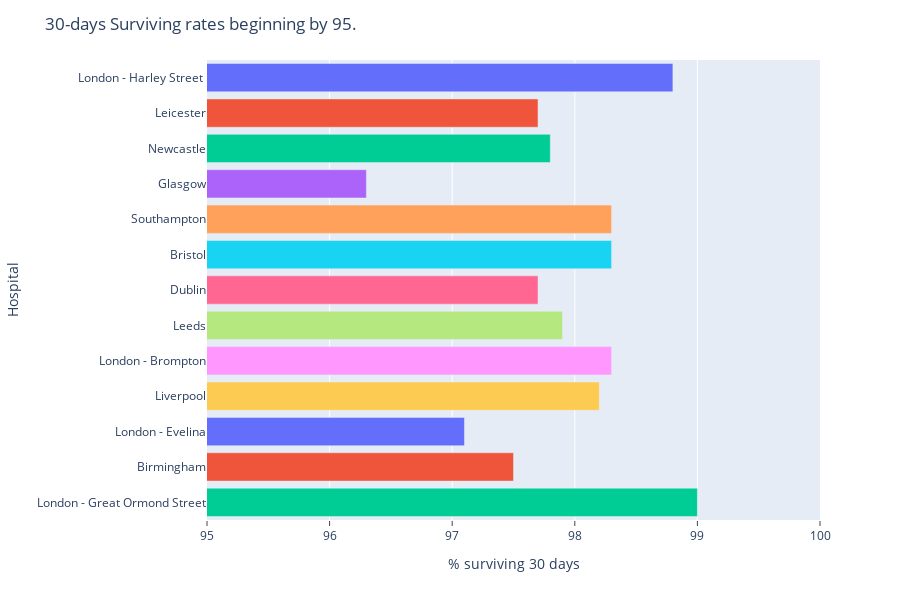

The notebook cell saved with this chart:
### Code cell
fig = px.bar(
    df,
    y="Hospital", 
    x="ThirtyDaySurvival", 
    color="Hospital", 
    orientation="h", 
    height=600
)

fig.update_layout(
    showlegend=False,
    xaxis_title="% surviving 30 days",
    title="30-days Surviving rates beginning by 95.",
    xaxis= dict(
        tickmode="linear",
        tick0=95,
        dtick=1,
    )
)

fig.update_xaxes(range=(95, 100), ticks="outside")

fig

### Figure 1 — Plotly figure (JSON) as saved in the notebook; plotly's stock layout.template omitted (floating-point values rounded to 4 significant figures)
{"data": [{"alignmentgroup": "True", "hoverlabel": {"namelength": 0}, "hovertemplate": "Hospital=%{y}<br>ThirtyDaySurvival=%{x}", "legendgroup": "London - Harley Street ", "marker": {"color": "#636efa"}, "name": "London - Harley Street ", "offsetgroup": "London - Harley Street ", "orientation": "h", "showlegend": true, "textposition": "auto", "type": "bar", "x": [98.8], "xaxis": "x", "y": ["London - Harley Street "], "yaxis": "y"}, {"alignmentgroup": "True", "hoverlabel": {"namelength": 0}, "hovertemplate": "Hospital=%{y}<br>ThirtyDaySurvival=%{x}", "legendgroup": "Leicester", "marker": {"color": "#EF553B"}, "name": "Leicester", "offsetgroup": "Leicester", "orientation": "h", "showlegend": true, "textposition": "auto", "type": "bar", "x": [97.7], "xaxis": "x", "y": ["Leicester"], "yaxis": "y"}, {"alignmentgroup": "True", "hoverlabel": {"namelength": 0}, "hovertemplate": "Hospital=%{y}<br>ThirtyDaySurvival=%{x}", "legendgroup": "Newcastle", "marker": {"color": "#00cc96"}, "name": "Newcastle", "offsetgroup": "Newcastle", "orientation": "h", "showlegend": true, "textposition": "auto", "type": "bar", "x": [97.8], "xaxis": "x", "y": ["Newcastle"], "yaxis": "y"}, {"alignmentgroup": "True", "hoverlabel": {"namelength": 0}, "hovertemplate": "Hospital=%{y}<br>ThirtyDaySurvival=%{x}", "legendgroup": "Glasgow", "marker": {"color": "#ab63fa"}, "name": "Glasgow", "offsetgroup": "Glasgow", "orientation": "h", "showlegend": true, "textposition": "auto", "type": "bar", "x": [96.3], "xaxis": "x", "y": ["Glasgow"], "yaxis": "y"}, {"alignmentgroup": "True", "hoverlabel": {"namelength": 0}, "hovertemplate": "Hospital=%{y}<br>ThirtyDaySurvival=%{x}", "legendgroup": "Southampton", "marker": {"color": "#FFA15A"}, "name": "Southampton", "offsetgroup": "Southampton", "orientation": "h", "showlegend": true, "textposition": "auto", "type": "bar", "x": [98.3], "xaxis": "x", "y": ["Southampton"], "yaxis": "y"}, {"alignmentgroup": "True", "hoverlabel": {"namelength": 0}, "hovertemplate": "Hospital=%{y}<br>ThirtyDaySurvival=%{x}", "legendgroup": "Bristol", "marker": {"color": "#19d3f3"}, "name": "Bristol", "offsetgroup": "Bristol", "orientation": "h", "showlegend": true, "textposition": "auto", "type": "bar", "x": [98.3], "xaxis": "x", "y": ["Bristol"], "yaxis": "y"}, {"alignmentgroup": "True", "hoverlabel": {"namelength": 0}, "hovertemplate": "Hospital=%{y}<br>ThirtyDaySurvival=%{x}", "legendgroup": "Dublin", "marker": {"color": "#FF6692"}, "name": "Dublin", "offsetgroup": "Dublin", "orientation": "h", "showlegend": true, "textposition": "auto", "type": "bar", "x": [97.7], "xaxis": "x", "y": ["Dublin"], "yaxis": "y"}, {"alignmentgroup": "True", "hoverlabel": {"namelength": 0}, "hovertemplate": "Hospital=%{y}<br>ThirtyDaySurvival=%{x}", "legendgroup": "Leeds", "marker": {"color": "#B6E880"}, "name": "Leeds", "offsetgroup": "Leeds", "orientation": "h", "showlegend": true, "textposition": "auto", "type": "bar", "x": [97.9], "xaxis": "x", "y": ["Leeds"], "yaxis": "y"}, {"alignmentgroup": "True", "hoverlabel": {"namelength": 0}, "hovertemplate": "Hospital=%{y}<br>ThirtyDaySurvival=%{x}", "legendgroup": "London - Brompton", "marker": {"color": "#FF97FF"}, "name": "London - Brompton", "offsetgroup": "London - Brompton", "orientation": "h", "showlegend": true, "textposition": "auto", "type": "bar", "x": [98.3], "xaxis": "x", "y": ["London - Brompton"], "yaxis": "y"}, {"alignmentgroup": "True", "hoverlabel": {"namelength": 0}, "hovertemplate": "Hospital=%{y}<br>ThirtyDaySurvival=%{x}", "legendgroup": "Liverpool", "marker": {"color": "#FECB52"}, "name": "Liverpool", "offsetgroup": "Liverpool", "orientation": "h", "showlegend": true, "textposition": "auto", "type": "bar", "x": [98.2], "xaxis": "x", "y": ["Liverpool"], "yaxis": "y"}, {"alignmentgroup": "True", "hoverlabel": {"namelength": 0}, "hovertemplate": "Hospital=%{y}<br>ThirtyDaySurvival=%{x}", "legendgroup": "London - Evelina", "marker": {"color": "#636efa"}, "name": "London - Evelina", "offsetgroup": "London - Evelina", "orientation": "h", "showlegend": true, "textposition": "auto", "type": "bar", "x": [97.1], "xaxis": "x", "y": ["London - Evelina"], "yaxis": "y"}, {"alignmentgroup": "True", "hoverlabel": {"namelength": 0}, "hovertemplate": "Hospital=%{y}<br>ThirtyDaySurvival=%{x}", "legendgroup": "Birmingham", "marker": {"color": "#EF553B"}, "name": "Birmingham", "offsetgroup": "Birmingham", "orientation": "h", "showlegend": true, "textposition": "auto", "type": "bar", "x": [97.5], "xaxis": "x", "y": ["Birmingham"], "yaxis": "y"}, {"alignmentgroup": "True", "hoverlabel": {"namelength": 0}, "hovertemplate": "Hospital=%{y}<br>ThirtyDaySurvival=%{x}", "legendgroup": "London - Great Ormond Street", "marker": {"color": "#00cc96"}, "name": "London - Great Ormond Street", "offsetgroup": "London - Great Ormond Street", "orientation": "h", "showlegend": true, "textposition": "auto", "type": "bar", "x": [99], "xaxis": "x", "y": ["London - Great Ormond Street"], "yaxis": "y"}], "layout": {"barmode": "relative", "height": 600, "legend": {"title": {"text": "Hospital"}, "tracegroupgap": 0}, "margin": {"t": 60}, "showlegend": false, "title": {"text": "30-days Surviving rates beginning by 95."}, "xaxis": {"anchor": "y", "domain": [0, 1], "dtick": 1, "range": [95, 100], "tick0": 95, "tickmode": "linear", "ticks": "outside", "title": {"text": "% surviving 30 days"}}, "yaxis": {"anchor": "x", "categoryarray": ["London - Great Ormond Street", "Birmingham", "London - Evelina", "Liverpool", "London - Brompton", "Leeds", "Dublin", "Bristol", "Southampton", "Glasgow", "Newcastle", "Leicester", "London - Harley Street "], "categoryorder": "array", "domain": [0, 1], "title": {"text": "Hospital"}}}}
